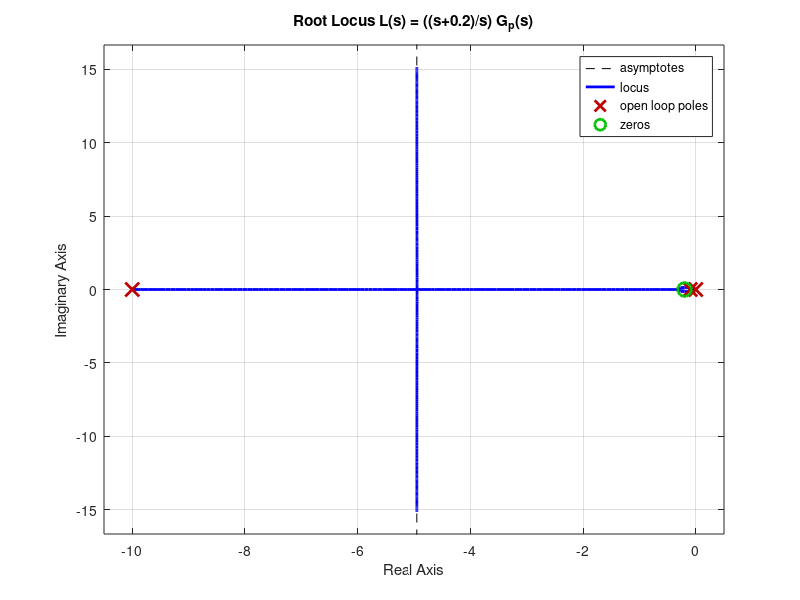

The MATLAB script that drew this image: (Note: this script raises an error after producing the figure.)
%% -----------------------------------------------------------
%  PI σχεδίαση για έλεγχο ταχύτητας τραπεζιού εργασίας
%  Φυτό:      Gp(s) = 25 / ((s+0.1)(s+10))
%  Ελεγκτής:  Gc(s) = K * (s + c) / s   -> Kp = K,  Ki = K*c
%  Προδιαγραφές (για μονάδα βήματος):
%       Overshoot < 8%
%       Rise time < 0.6 s
%% -----------------------------------------------------------

    clear; clc; close all;
    s = tf('s');

    %% ΡΥΘΜΙΣΕΙΣ
    w_step    = 50;                      % μέγιστη ταχύτητα στόχος (rad/s)
    c         = 0.2;                     % θέση μηδενικού του PI (κοντά στον πόλο -0.1)
    K_range   = logspace(-3, 3, 400);    % εύρος αναζήτησης κέρδους K (log-scale)
    OS_max    = 8;                       % μέγιστη υπερύψωση (%)
    tr_max    = 0.6;                     % μέγιστος χρόνος ανόδου (sec)

    %% ΦΥΤΟ
    Gp = 25 / ((s+0.1)*(s+10));

    %% ΕΛΕΓΚΤΗΣ ΧΩΡΙΣ ΚΕΡΔΟΣ
    Gc0 = (s + c)/s;

    %% ΑΝΟΙΚΤΟΣ ΒΡΟΧΟΣ & ROOT LOCUS
    L = Gc0 * Gp;

    fig1 = figure('Name','Root Locus','Color','w');
    rlocus(L);
    title(sprintf('Root Locus L(s) = ((s+%.3g)/s) G_p(s)', c));
    grid on;
    try saveas(fig1, 'pi_root_locus.png'); end

    %% ΣΑΡΩΣΗ ΣΤΟ K ΓΙΑ ΙΚΑΝΟΠΟΙΗΣΗ ΠΡΟΔΙΑΓΡΑΦΩΝ
    best = struct('K', NaN, 'info', [], 'meets', false);

    for K = K_range
        sys_cl = feedback(K*L, 1);      % κλειστός βρόχος με μοναδιαία ανάδραση
        info   = stepinfo(sys_cl);      % μετρικά για είσοδο 0→1
        if ~isnan(info.Overshoot) && ~isnan(info.RiseTime)
            meets = (info.Overshoot <= OS_max) && (info.RiseTime <= tr_max);
            if meets
                best.K    = K;
                best.info = info;
                best.meets = true;
                break;                  % πρώτο K που ικανοποιεί τις προδιαγραφές
            end
        end
    end

    % Αν δεν βρεθεί K που να ικανοποιεί πλήρως, βρες το "καλύτερο" με ελάχιστη ποινή
    if ~best.meets
        penalty = inf; K_best = NaN; info_best = [];
        for K = K_range
            sys_cl = feedback(K*L, 1);
            info   = stepinfo(sys_cl);
            if isnan(info.Overshoot) || isnan(info.RiseTime), continue; end
            p = max(0, info.Overshoot-OS_max)/OS_max + ...
                max(0, info.RiseTime-tr_max)/tr_max;
            if p < penalty
                penalty   = p;
                K_best    = K;
                info_best = info;
            end
        end
        best.K    = K_best;
        best.info = info_best;
        best.meets = false;
    end

    %% ΤΕΛΙΚΟΣ ΕΛΕΓΚΤΗΣ & ΚΛΕΙΣΤΟΣ ΒΡΟΧΟΣ
    K  = best.K;
    Kp = K;
    Ki = K * c;

    Gc     = K * Gc0;
    sys_cl = feedback(Gc*Gp, 1);

    %% ΠΟΛΟΙ ΚΛΕΙΣΤΟΥ ΒΡΟΧΟΥ (ΓΙΑ ΣΧΟΛΙΑΣΜΟ)
    poles_cl = pole(sys_cl);

    %% ΒΗΜΑΤΙΚΗ ΑΠΟΚΡΙΣΗ ΓΙΑ ΑΝΑΦΟΡΑ 50 rad/s
    t = 0:0.001:5;
    [y,t] = step(w_step*sys_cl, t);

    fig2 = figure('Name','Step Response (50 rad/s)','Color','w');
    plot(t, y, 'LineWidth', 1.25); grid on;
    xlabel('Χρόνος (s)');
    ylabel('Ταχύτητα (rad/s)');
    title(sprintf('Βηματική απόκριση σε αναφορά %g rad/s (PI)', w_step));
    yline(w_step, '--', 'w_{ref}');
    xlim([0, max(t)]);
    try saveas(fig2, 'pi_step_response_50rad.png'); end

    %% ΜΕΤΡΙΚΑ ΓΙΑ ΜΟΝΑΔΙΑΙΟ ΒΗΜΑ (ΣΥΜΦΩΝΑ ΜΕ ΠΡΟΔΙΑΓΡΑΦΕΣ)
    infoW = stepinfo(sys_cl);   % 0→1 βάση

    %% ΕΚΤΥΠΩΣΗ ΑΠΟΤΕΛΕΣΜΑΤΩΝ
    fprintf('\n--- ΑΠΟΤΕΛΕΣΜΑΤΑ PI ΕΛΕΓΚΤΗ ---\n');
    fprintf('Μηδενικό PI (c)        = %.4f\n', c);
    fprintf('Κέρδος K (συνολικό)    = %.6f\n', K);
    fprintf('Kp                     = %.6f\n', Kp);
    fprintf('Ki                     = %.6f\n', Ki);
    fprintf('\n--- Μετρικά για μονάδα βήματος ---\n');
    fprintf('Overshoot (%%)          = %.3f\n', infoW.Overshoot);
    fprintf('Rise time (s)          = %.3f\n', infoW.RiseTime);
    fprintf('Settling time (s)      = %.3f\n', infoW.SettlingTime);
    fprintf('\nΠόλοι κλειστού βρόχου:\n');
    disp(poles_cl);

    if best.meets
        fprintf('>>> ΙΚΑΝΟΠΟΙΕΙ τις προδιαγραφές (OS <= %g%%, tr <= %.2f s)\n', OS_max, tr_max);
    else
        fprintf('>>> ΔΕΝ ικανοποιεί πλήρως τις προδιαγραφές – προσαρμόστε c ή εύρος K\n');
    end

    %% ΑΠΟΘΗΚΕΥΣΗ ΠΑΡΑΜΕΤΡΩΝ ΓΙΑ ΜΕΤΕΠΕΞΕΡΓΑΣΙΑ (π.χ. FLC)
    save('pi_tuned_params.mat', 'K', 'Kp', 'Ki', 'c', ...
         'OS_max', 'tr_max', 'w_step', 'poles_cl');

    %% ΕΠΙΣΤΡΟΦΗ ΑΠΟΤΕΛΕΣΜΑΤΩΝ ΩΣ STRUCT
    PI.K       = K;
    PI.Kp      = Kp;
    PI.Ki      = Ki;
    PI.c       = c;
    PI.Gp      = Gp;
    PI.Gc      = Gc;
    PI.sys_cl  = sys_cl;
    PI.info    = infoW;
    PI.poles   = poles_cl;
    PI.w_step  = w_step;
    PI.meets   = best.meets;
